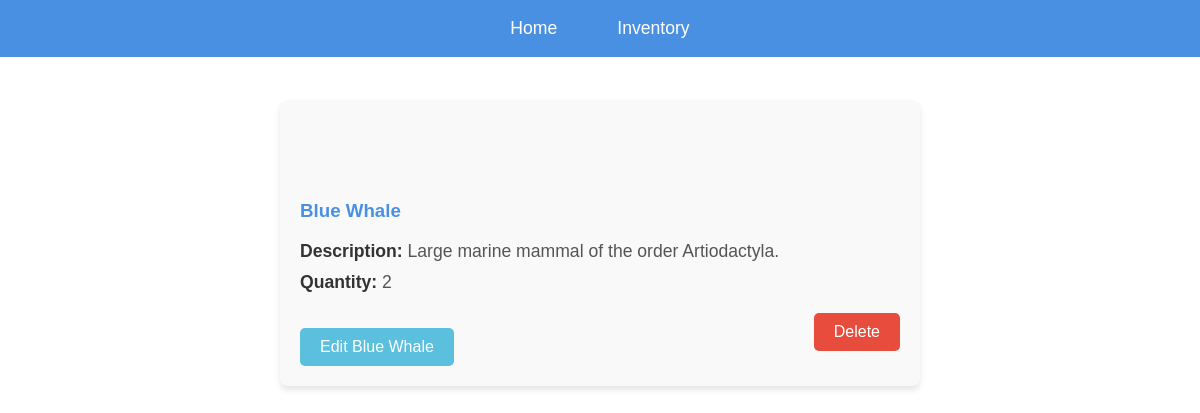
Page /inventory/34/ (signed in) on the earlier database version.
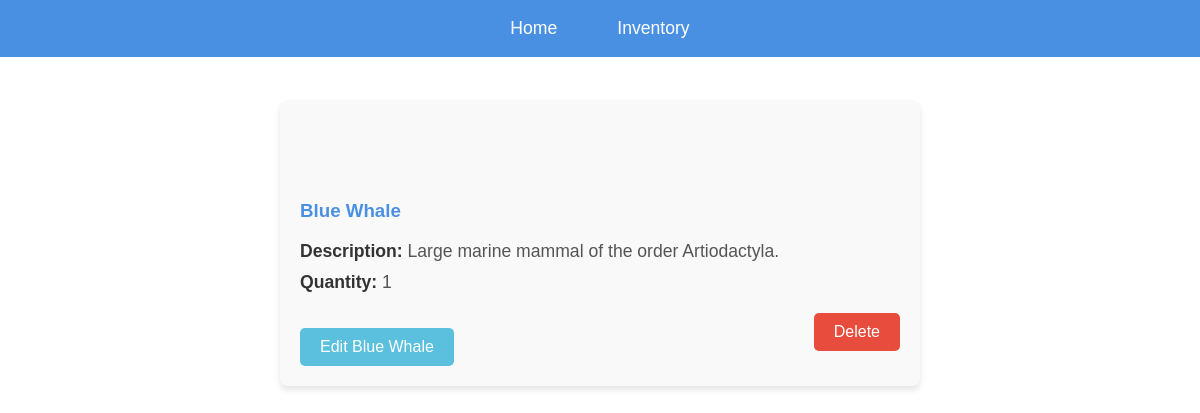
Same page on the later database version.
### inventory/models.py (models this page shows, shortened)
class Item(models.Model):
    Item_name = models.CharField(max_length=100)
    Item_description = models.CharField(max_length=1000)
    Item_amount = models.IntegerField(default=1, validators=[MinValueValidator(0)])
    Item_lowStock = models.IntegerField(default=10, validators=[MinValueValidator(0)])
    Item_color = models.CharField(max_length=7, default="#000000")

### inventory/views.py (the view)
# urls.py: path("<int:item_id>/", views.Itemdetails, name="Item Details")
@login_required
def Itemdetails(request, item_id):
    template = loader.get_template("inventory/Itemdetails.html")
    context = {
        "Item": Item.objects.get(id = item_id),
    }
    return HttpResponse(template.render(context,request))

### inventory/templates/inventory/Itemdetails.html (shortened to what this page needs)
<!DOCTYPE html>
<html lang="en">
<head>
</head>
<body>
    <div class="header">
        <a href="/" class="button-header">Home</a>
        <a href="/inventory/" class="button-header">Inventory</a>
    </div>
    <div class="content">
        <h3>{{ Item.Item_name }}</h3>
        <p><b>Description:</b> {{ Item.Item_description }}</p>
        <p><b>Quantity:</b> {{ Item.Item_amount }}</p>
        <div class="button-container">
            <a href="/edit/{{ Item.id }}/" class="button">Edit {{ Item.Item_name }}</a>
            <form action="{% url 'delete_item' Item.id %}" method="post" style="display:inline;">
                <button type="submit">Delete</button>
            </form>
        </div>
    </div>
</body>
</html>

Differences in the rows shown:
changed Item "Blue Whale": Item_amount "2" → "1"
